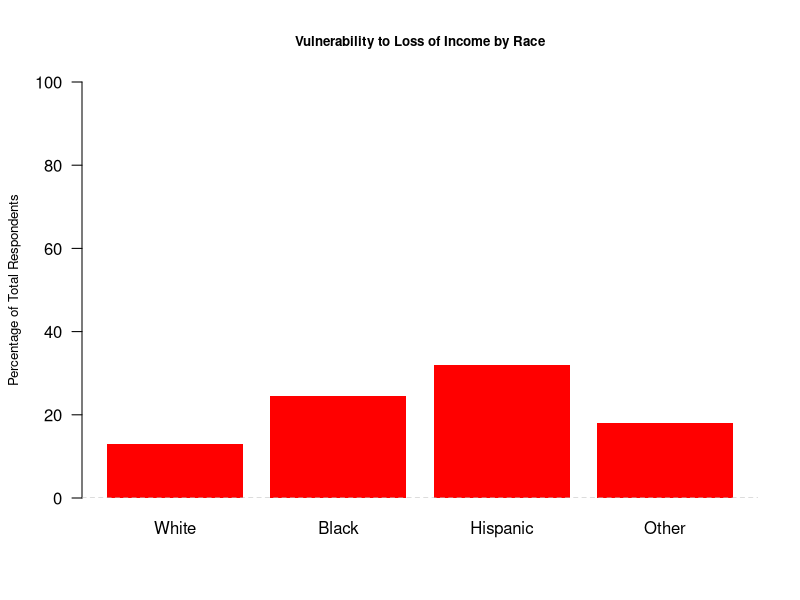
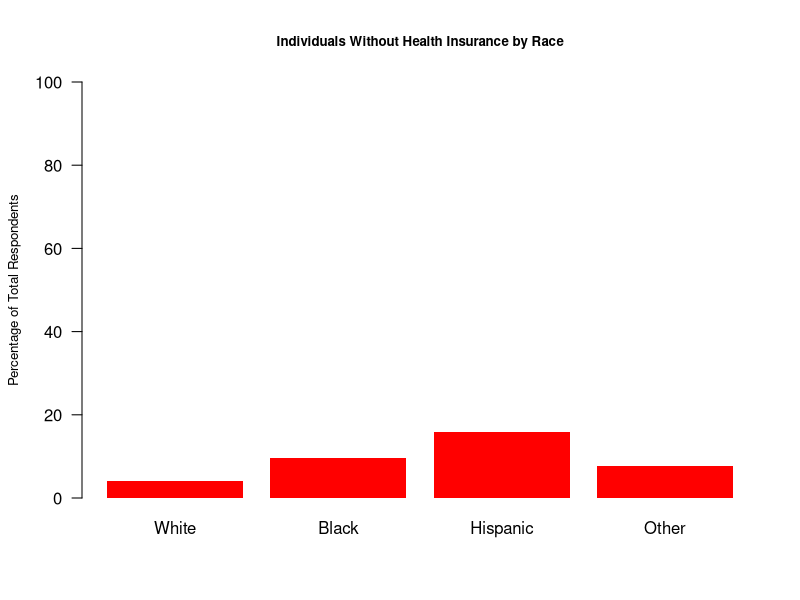

Reproduce these figures in R, in order.
setwd("/Users/julienrosenbloom/SP20 Data Science for PoliSci")
covid19 <- read.csv("pew.csv")

## get dimensions of dataset
dim(covid19)

## create subset of "economically vulnerable" respondents
covid19a <- subset(covid19, COVIDWORK_W63.5 == 3)

## get dimensions of new subset
dim(covid19a)

## create table of economically vulnerable respondents by race
table(covid19a$COVIDWORK_W63.5, covid19a$F_RACETHN)

## create table of total respondents by race
table(covid19$F_RACETHN)

## input total sums by race into vector
totalRace <- c(6211, 668, 1422, 487, 116)

## input economically vulnerable sums by race into vector
unpaidRace <- c(807, 164, 455, 88, 20)

## create proportions of economically vulnerable respondents by race
percentWhite <- (unpaidRace[1]/totalRace[1]) * 100
percentBlack <- (unpaidRace[2]/totalRace[2]) * 100
percentHispanic <- (unpaidRace[3]/totalRace[3]) * 100
percentOther <- (unpaidRace[4]/totalRace[4]) * 100

## create output for bar plot
outs <- c(percentWhite, percentBlack, percentHispanic, percentOther)
outs


## create bar plot
barplot(outs,
        ylim =  c(0, 100), # y-axis dimensions
        names= c("White", "Black", "Hispanic", "Other"), 
        col = c("red", "red", "red", "red"), # color of bars
        border = NA, # removes bar borders
        main = "Vulnerability to Loss of Income by Race", # plot title
        cex.main = .8, # size of plot title
        ylab = "Percentage of Total Respondents", # yaxis label
        cex.lab = .8,# size of yaxis label
        las = 1) # controls angle of axis labels
abline(h=0, lty=2, col = "gray") # adds horizontal line at 0 with dashes 

## create subset of uninsured respondents 
covid19b <- subset(covid19, INSURANCE_W63.5 == 2)

## create table of uninsured respondents by race
table(covid19b$INSURANCE_W63.5, covid19b$F_RACETHN)

## input total sums by race into vector
totalRaceHealth <- c(6211, 668, 1422, 487, 116)
totalRaceHealth[1]

## input total sums of uninsured by race into vector
noHealthRace <- c(261, 65, 224, 38, 8)

## create proportions of uninsured by race
percentWhiteHealth <- (noHealthRace[1]/totalRaceHealth[1]) * 100
percentBlackHealth <- (noHealthRace[2]/totalRaceHealth[2]) * 100
percentHispanicHealth <- (noHealthRace[3]/totalRaceHealth[3]) * 100
percentOtherHealth <- (noHealthRace[4]/totalRaceHealth[4]) * 100

## create output for bar plot
outs2 <- c(percentWhiteHealth, percentBlackHealth, percentHispanicHealth, percentOtherHealth)
outs2

## create bar plot
barplot(outs2,
        ylim =  c(0, 100), # y-axis dimensions
        names= c("White", "Black", "Hispanic", "Other"), 
        col = c("red", "red", "red", "red"), # color of bars
        border = NA, # removes bar borders
        main = "Individuals Without Health Insurance by Race", # plot title
        cex.main = .8, # size of plot title
        ylab = "Percentage of Total Respondents", # yaxis label
        cex.lab = .8,# size of yaxis label
        las = 1) # controls angle of axis labels
